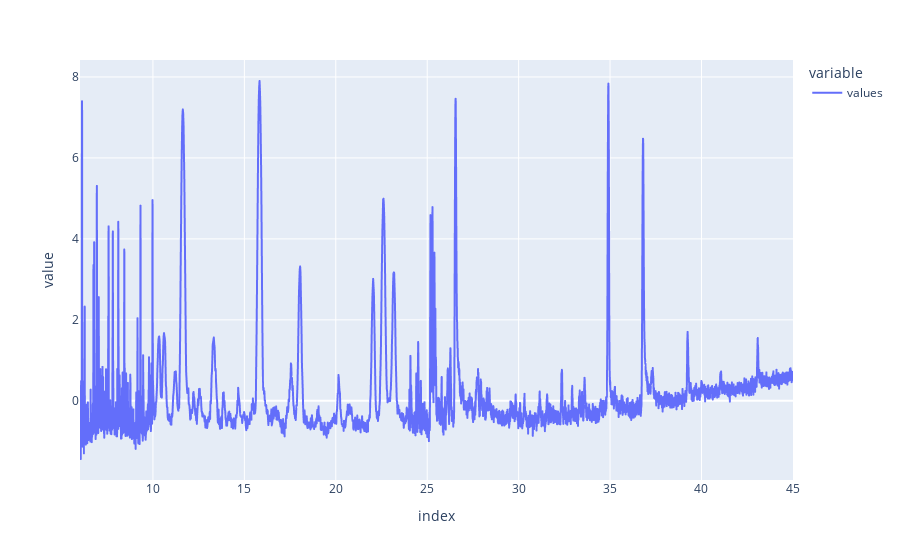

Write notebook code for a chart like this one.
### Markdown cell above
Ensuite on fait une normalisation des points de la courbe

### Code cell
temp = (temp - temp.mean())/temp.std()
temp.plot()

### Figure 1 — Plotly figure (JSON) as saved in the notebook; plotly's stock layout.template omitted (floating-point values rounded to 4 significant figures; data arrays with more than 128 entries replaced by an {"elided": "..."} marker saying what was removed)
{"data": [{"hovertemplate": "variable=values<br>index=%{x}<br>value=%{y}<extra></extra>", "legendgroup": "values", "line": {"color": "#636efa", "dash": "solid"}, "mode": "lines", "name": "values", "showlegend": true, "type": "scattergl", "x": {"elided": "6917 float values"}, "xaxis": "x", "y": {"elided": "6917 float values"}, "yaxis": "y"}], "layout": {"legend": {"title": {"text": "variable"}, "tracegroupgap": 0}, "margin": {"t": 60}, "xaxis": {"anchor": "y", "domain": [0, 1], "title": {"text": "index"}}, "yaxis": {"anchor": "x", "domain": [0, 1], "title": {"text": "value"}}}}
